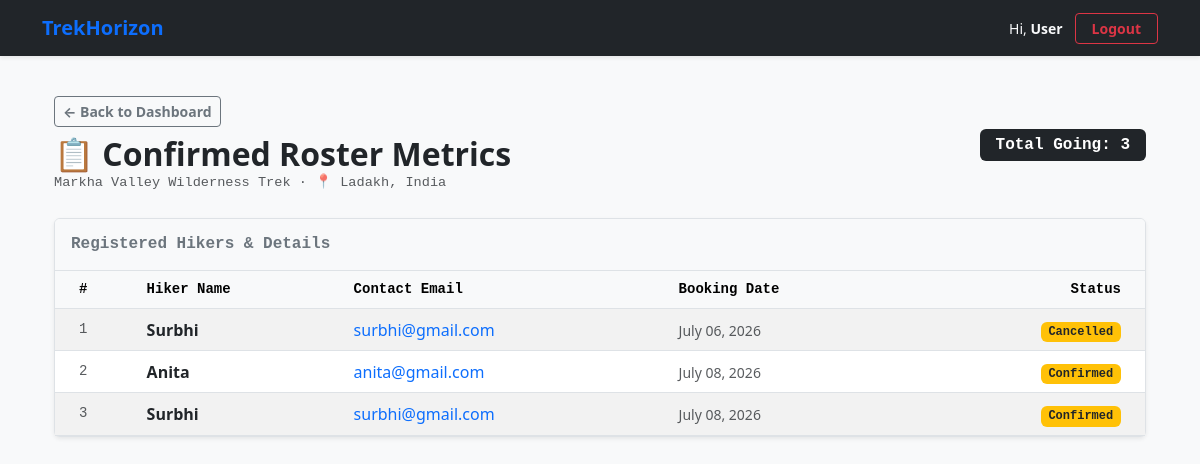
The page /staff/trek/1/roster on the database its author committed.
### models.py (models this page shows)
class Trek(db.Model):
    trek_id = db.Column(db.Integer, primary_key=True, autoincrement=True)
    trek_name = db.Column(db.String(150), nullable=False)
    location = db.Column(db.String(150), nullable=False)
    difficulty = db.Column(db.Enum('Easy', 'Moderate', 'Hard', name='trek_difficulty'), nullable=False)
    duration_days = db.Column(db.Integer, nullable=False)
    available_slots = db.Column(db.Integer, nullable=False)
    max_slots = db.Column(db.Integer, nullable=False)
    start_date = db.Column(db.Date, nullable=False)
    end_date = db.Column(db.Date, nullable=False)
    status = db.Column(db.Enum('Pending', 'Started', 'Open', 'Closed', 'Completed', name='trek_status'), nullable=False)
    assigned_staff_id = db.Column(db.Integer, db.ForeignKey('user.user_id'), nullable=True)
    cost_per_person = db.Column(db.Float, nullable=False, default=0.0)
    meeting_point = db.Column(db.String(255), nullable=True)
    description = db.Column(db.Text, nullable=True)
    bookings = db.relationship('Booking', backref='trek', lazy=True)

class Booking(db.Model):
    booking_id = db.Column(db.Integer, primary_key=True, autoincrement=True)
    user_id = db.Column(db.Integer, db.ForeignKey('user.user_id'), nullable=False)
    trek_id = db.Column(db.Integer, db.ForeignKey('trek.trek_id'), nullable=False)
    booking_date = db.Column(db.DateTime, default=datetime.utcnow)
    status = db.Column(db.Enum('Confirmed', 'Cancelled', 'Completed', name='booking_status'), nullable=False, default='Confirmed')

class User(db.Model):
    user_id = db.Column(db.Integer, primary_key=True, autoincrement=True)
    name = db.Column(db.String(100), nullable=False)
    email = db.Column(db.String(100), nullable=False, unique=True)
    password = db.Column(db.String(255), nullable=False)
    phone = db.Column(db.String(20), nullable=True)
    role = db.Column(db.Enum('Admin', 'Staff', 'Trekker', name='user_roles'), nullable=False)
    status = db.Column(db.String(20), nullable=False, default='Approved')
    created_at = db.Column(db.DateTime, default=datetime.utcnow)
    managed_treks = db.relationship('Trek', backref='assigned_staff', lazy=True)
    bookings = db.relationship('Booking', backref='trekker', lazy=True)

### routes/staff.py (the view)
@app.route('/staff/trek/<int:trek_id>/roster')
def view_roster(trek_id):
    trek = Trek.query.get_or_404(trek_id)
    return render_template('roster.html', trek=trek)

### templates/roster.html (shortened to what this page needs)
{% extends 'base.html' %}
{% block content %}
<div class="container mt-3">
    <div class="d-flex align-items-center justify-content-between mb-4">
        <div>
            <a href="/staff/dashboard" class="btn btn-sm btn-outline-secondary mb-2 fw-bold">
                ← Back to Dashboard
            </a>
            <h2 class="text-dark fw-bold mb-0">📋 Confirmed Roster Metrics</h2>
            <p class="text-muted mb-0 font-monospace fs-7">{{ trek.trek_name }} · 📍 {{ trek.location }}</p>
        </div>
        <div>
            <span class="badge bg-dark fs-6 font-monospace py-2 px-3">
                Total Going: {{ trek.bookings|length }}
            </span>
        </div>
    </div>
    <div class="card border shadow-sm">
        <div class="card-header bg-light border-bottom py-3">
            <h5 class="card-title mb-0 fs-6 font-monospace fw-bold text-secondary">Registered Hikers & Details</h5>
        </div>
        <div class="card-body p-0">
            <div class="table-responsive">
                <table class="table table-hover table-striped mb-0 align-middle">
                    <thead class="table-light border-bottom text-secondary font-monospace small">
                        <tr>
                            <th scope="col" class="ps-4">#</th>
                            <th scope="col">Hiker Name</th>
                            <th scope="col">Contact Email</th>
                            <th scope="col">Booking Date</th>
                            <th scope="col" class="pe-4 text-end">Status</th>
                        </tr>
                    </thead>
                    <tbody class="border-top-0">
                        {% if trek.bookings %}
                            {% for booking in trek.bookings %}
                            <tr>
                                <td class="ps-4 text-muted font-monospace small">{{ loop.index }}</td>
                                <td><strong>{{ booking.trekker.name }}</strong></td>
                                <td>
                                    <a href="mailto:{{ booking.trekker.email }}" class="text-decoration-none text-primary">
                                        {{ booking.trekker.email }}
                                    </a>
                                </td>
                                <td>
                                    <small class="text-muted">
                                        {{ booking.booking_date.strftime('%B %d, %Y') if booking.booking_date else 'N/A' }}
                                    </small>
                                </td>
                                <td class="pe-4 text-end">
                                    <span class="badge {% if booking.status == 'Booked' %}bg-success{% else %}bg-warning text-dark{% endif %} font-monospace">
                                        {{ booking.status }}
                                    </span>
                                </td>
                            </tr>
                            {% endfor %}
                        {% endif %}
                    </tbody>
                </table>
            </div>
        </div>
    </div>
</div>
{% endblock %}

### templates/roster.html (style rules this page uses)
.fs-7 { font-size: 0.85rem !important; }

### rows shown on the page
Trek: trek_name "Markha Valley Wilderness Trek", location "Ladakh, India"
Booking: trekker.name "Surbhi", trekker.email "surbhi@gmail.com", booking_date "July 06, 2026", status "Cancelled"
Booking: trekker.name "Anita", trekker.email "anita@gmail.com", booking_date "July 08, 2026", status "Confirmed"
Booking: trekker.name "Surbhi", trekker.email "surbhi@gmail.com", booking_date "July 08, 2026", status "Confirmed"

### other values the page prints
{{ session.get('user_name', 'User') }} "User"
{{ trek.bookings|length }} "3"
